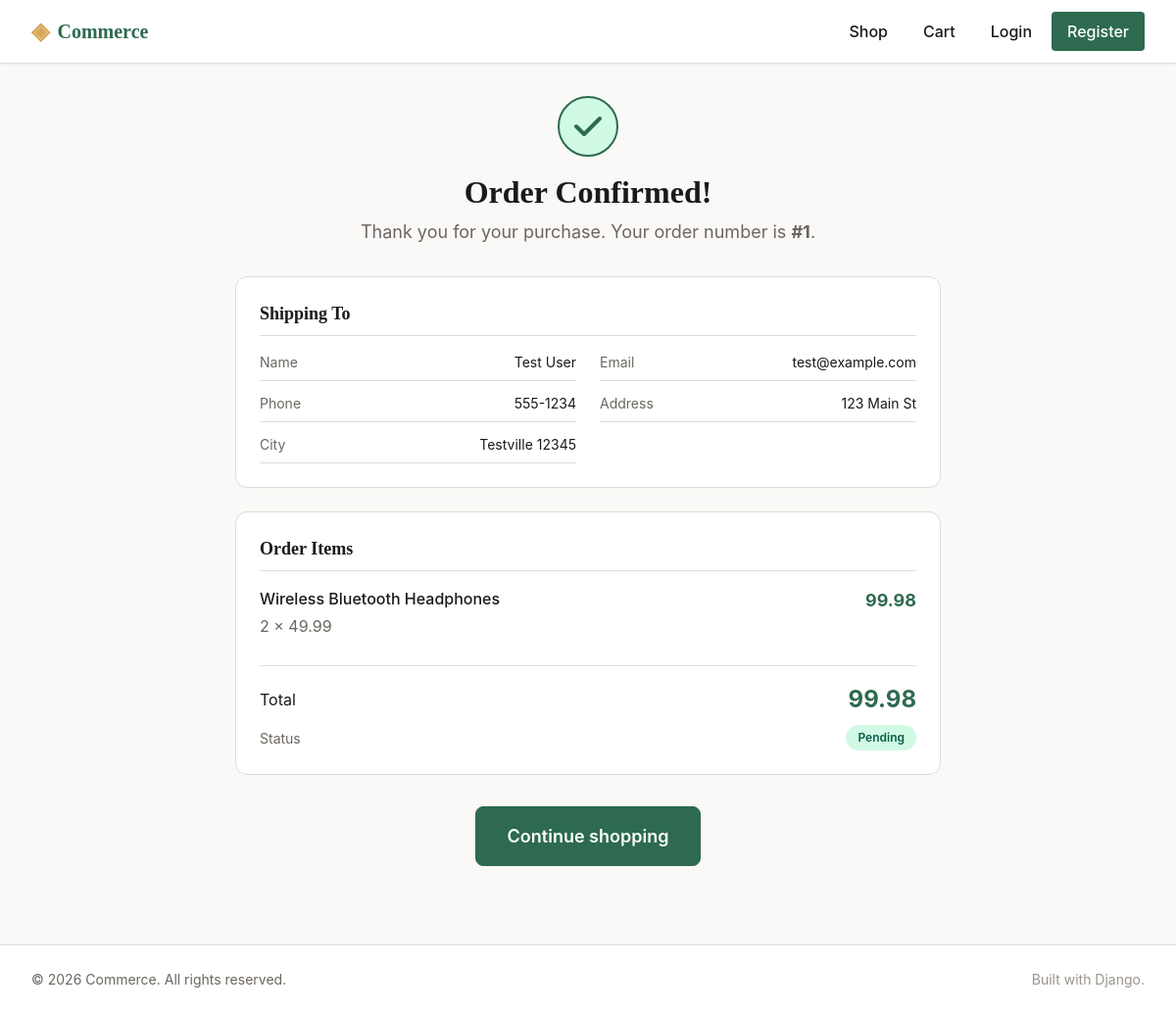
Screenshot of /order/1/ with the database file from the repository.
### store/models.py (models this page shows, shortened)
class Order(models.Model):
    class Status(models.TextChoices):
        PENDING = "pending", "Pending"
        PAID = "paid", "Paid"
        SHIPPED = "shipped", "Shipped"
        CANCELLED = "cancelled", "Cancelled"
    user = models.ForeignKey(
        "auth.User",
        on_delete=models.CASCADE,
        related_name="orders",
        null=True,
        blank=True,
    )
    full_name = models.CharField(max_length=200)
    email = models.EmailField()
    phone = models.CharField(max_length=30)
    shipping_address = models.TextField()
    city = models.CharField(max_length=100)
    postal_code = models.CharField(max_length=20)
    total_amount = models.DecimalField(max_digits=10, decimal_places=2, default=Decimal("0.00"))
    status = models.CharField(max_length=20, choices=Status.choices, default=Status.PENDING)
    created_at = models.DateTimeField(auto_now_add=True)
    class Meta:
        ordering = ["-created_at"]

class OrderItem(models.Model):
    order = models.ForeignKey(Order, on_delete=models.CASCADE, related_name="items")
    product = models.ForeignKey(Product, on_delete=models.CASCADE, related_name="order_items")
    unit_price = models.DecimalField(max_digits=10, decimal_places=2)
    quantity = models.PositiveIntegerField(default=1)
    class Meta:
        unique_together = ("order", "product")
    @property
    def subtotal(self):
        return self.quantity * self.unit_price

class Product(models.Model):
    name = models.CharField(max_length=200)
    slug = models.SlugField(max_length=220, unique=True, blank=True)
    description = models.TextField()
    price = models.DecimalField(max_digits=10, decimal_places=2)
    stock = models.PositiveIntegerField(default=0)
    image = models.ImageField(upload_to="products/", blank=True, null=True)
    category = models.ForeignKey(Category, on_delete=models.CASCADE, related_name="products")
    is_active = models.BooleanField(default=True)
    created_at = models.DateTimeField(auto_now_add=True)
    class Meta:
        ordering = ["-created_at"]

### store/views.py (the view)
# urls.py: path("order/<int:order_id>/", views.order_confirmation, name="order_confirmation"),
def order_confirmation(request, order_id):
    order = get_object_or_404(Order, pk=order_id)
    items = order.items.select_related("product").all()
    if request.user.is_authenticated:
        if order.user and order.user != request.user:
            return redirect("home")
    else:
        pass
    context = {
        "order": order,
        "items": items,
    }
    return render(request, "store/order_confirmation.html", context)

### store/context_processors.py (called while the page is built)
def cart_count(request):
    count = 0
    cart = _get_cart(request)
    if cart:
        result = CartItem.objects.filter(cart=cart).aggregate(total=Sum("quantity"))
        count = result["total"] or 0
    return {"cart_count": count}

def _get_cart(request):
    if request.user.is_authenticated:
        return Cart.objects.filter(user=request.user).first()
    session_key = request.session.session_key
    if session_key:
        return Cart.objects.filter(session_key=session_key).first()
    return None

### templates/store/order_confirmation.html (shortened to what this page needs)
{% extends "base.html" %}
{% block content %}
<section class="order-confirmation">
    <div class="confirmation-icon" aria-hidden="true">
        <svg width="64" height="64" viewBox="0 0 64 64" fill="none" xmlns="http://www.w3.org/2000/svg">
            <circle cx="32" cy="32" r="30" fill="#d1fae5" stroke="#2d6a4f" stroke-width="2"/>
            <path d="M20 32l8 8 16-16" stroke="#2d6a4f" stroke-width="4" stroke-linecap="round" stroke-linejoin="round" fill="none"/>
        </svg>
    </div>
    <h1 class="page-title text-center">Order Confirmed!</h1>
    <p class="page-subtitle text-center">Thank you for your purchase. Your order number is <strong>#{{ order.pk }}</strong>.</p>
    <div class="confirmation-details">
        <div class="confirmation-section">
            <h2 class="confirmation-section-title">Shipping To</h2>
            <div class="confirmation-info-grid">
                <div class="confirmation-info-row">
                    <span class="text-muted">Name</span>
                    <span>{{ order.full_name }}</span>
                </div>
                <div class="confirmation-info-row">
                    <span class="text-muted">Email</span>
                    <span>{{ order.email }}</span>
                </div>
                <div class="confirmation-info-row">
                    <span class="text-muted">Phone</span>
                    <span>{{ order.phone }}</span>
                </div>
                <div class="confirmation-info-row">
                    <span class="text-muted">Address</span>
                    <span>{{ order.shipping_address }}</span>
                </div>
                <div class="confirmation-info-row">
                    <span class="text-muted">City</span>
                    <span>{{ order.city }} {{ order.postal_code }}</span>
                </div>
            </div>
        </div>
        <div class="confirmation-section">
            <h2 class="confirmation-section-title">Order Items</h2>
            <ul class="checkout-item-list">
                {% for item in items %}
                    <li class="checkout-item">
                        <div class="checkout-item-info">
                            <span class="checkout-item-name">{{ item.product.name }}</span>
                            <span class="text-muted">{{ item.quantity }} &times; {{ item.unit_price }}</span>
                        </div>
                        <span class="price">{{ item.subtotal }}</span>
                    </li>
                {% endfor %}
            </ul>
            <div class="cart-summary-row cart-summary-total">
                <span>Total</span>
                <span class="price price-large">{{ order.total_amount }}</span>
            </div>
            <div class="cart-summary-row" style="margin-top: var(--space-2);">
                <span>Status</span>
                <span class="stock-badge stock-in">{{ order.status|title }}</span>
            </div>
        </div>
    </div>
    <div class="confirmation-actions">
        <a href="{% url 'home' %}" class="btn btn-primary btn-lg">Continue shopping</a>
    </div>
</section>
{% endblock %}

### rows the page displays
Order: pk "1", full_name "Test User", email "test@example.com", phone "555-1234", shipping_address "123 Main St", city "Testville", postal_code "12345", total_amount "99.98", status "Pending"
OrderItem: product.name "Wireless Bluetooth Headphones", quantity "2", unit_price "49.99", subtotal "99.98"
